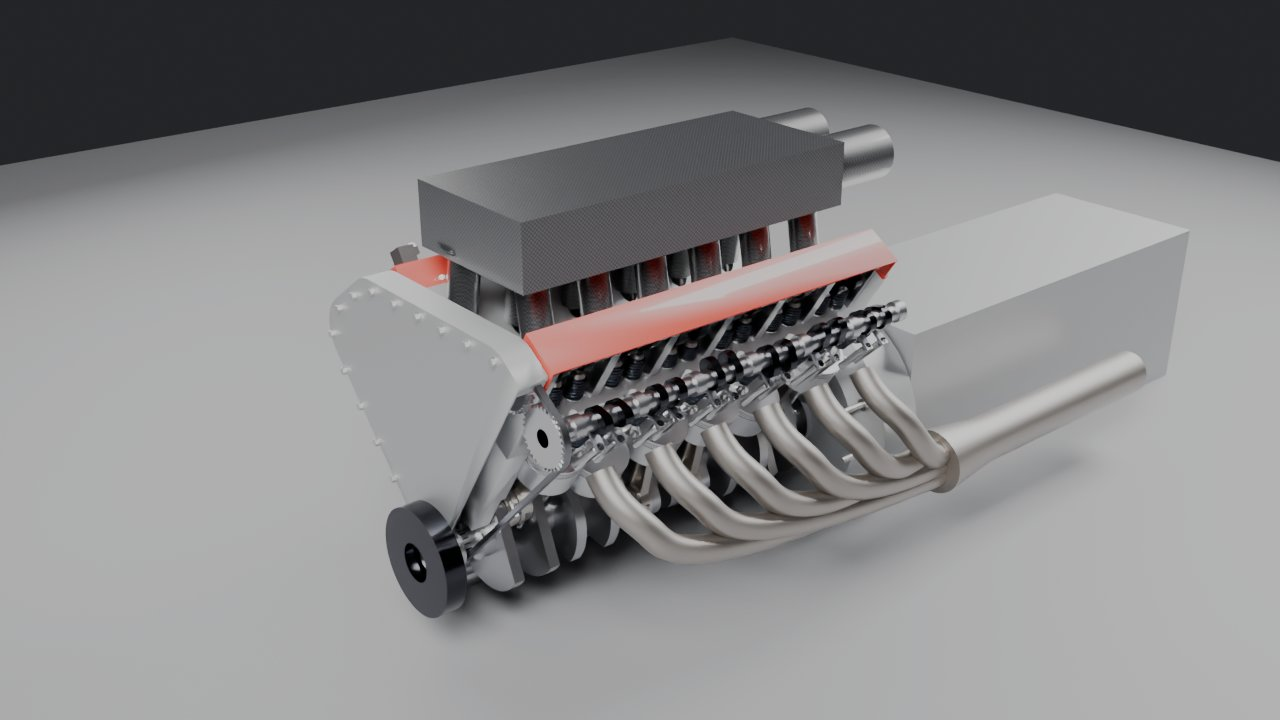
#> input picture f140hc/renders/cutaway_34.jpg, 1280 x 720 px
$ python measure_front.py ../renders/cutaway_34.jpg ../renders/cutaway_side.jpg
#> lines starting #> are read from the running program, lines starting #| are printed output that depends on the picture; after the words box and inside, x2 and y2 are one past the last pixel; in counts of white or black regions, pixels touching at a corner belong together
"""Front photo 11: cam cover cross-sections (red) and pod envelope (dark) in px."""
import sys, json
import numpy as np, cv2
src, d = sys.argv[1], sys.argv[2]
img = cv2.imread(src)
#> img is the input picture: shape (720, 1280, 3); mean B, G, R 132.3, 131.4, 131.8
hsv = cv2.cvtColor(img, cv2.COLOR_BGR2HSV)
#> hsv: shape (720, 1280, 3); mean H, S, V 67.8, 11, 133.8
H, S, V = [hsv[..., i].astype(int) for i in range(3)]
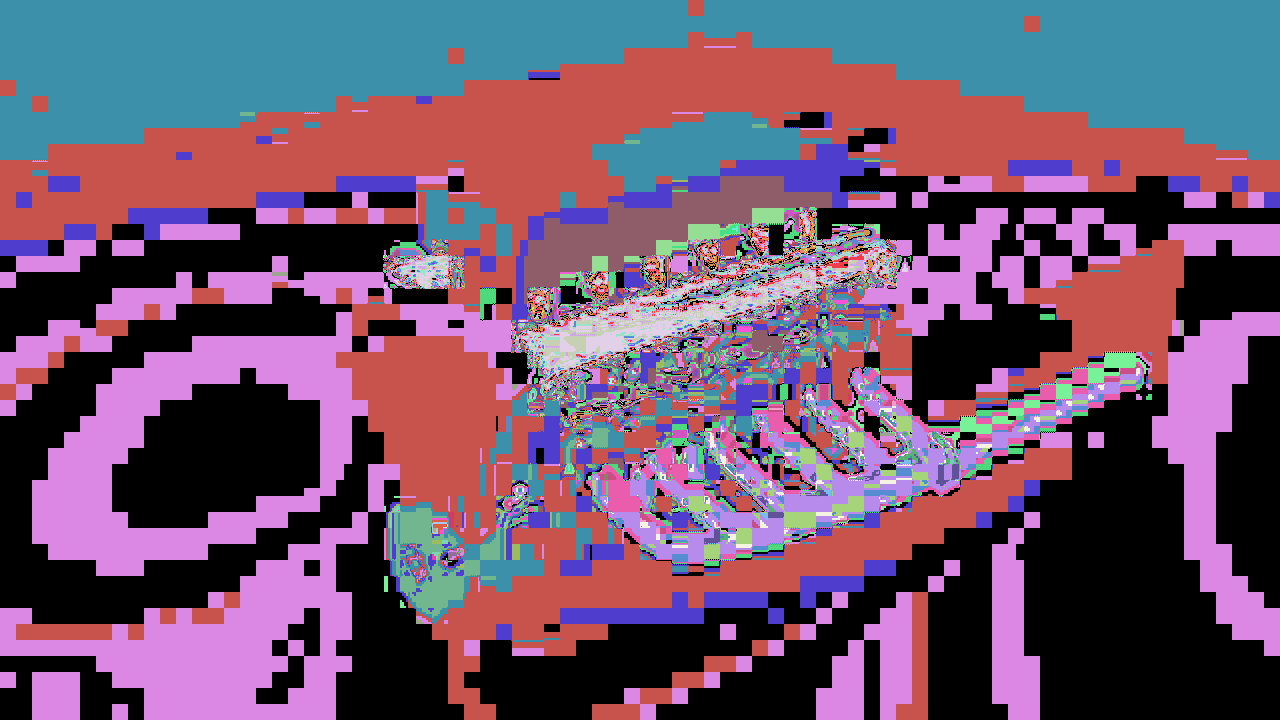
#> H: shape (720, 1280) int64; 142 distinct labels, from 0 to 179; one colour per label, 0 black
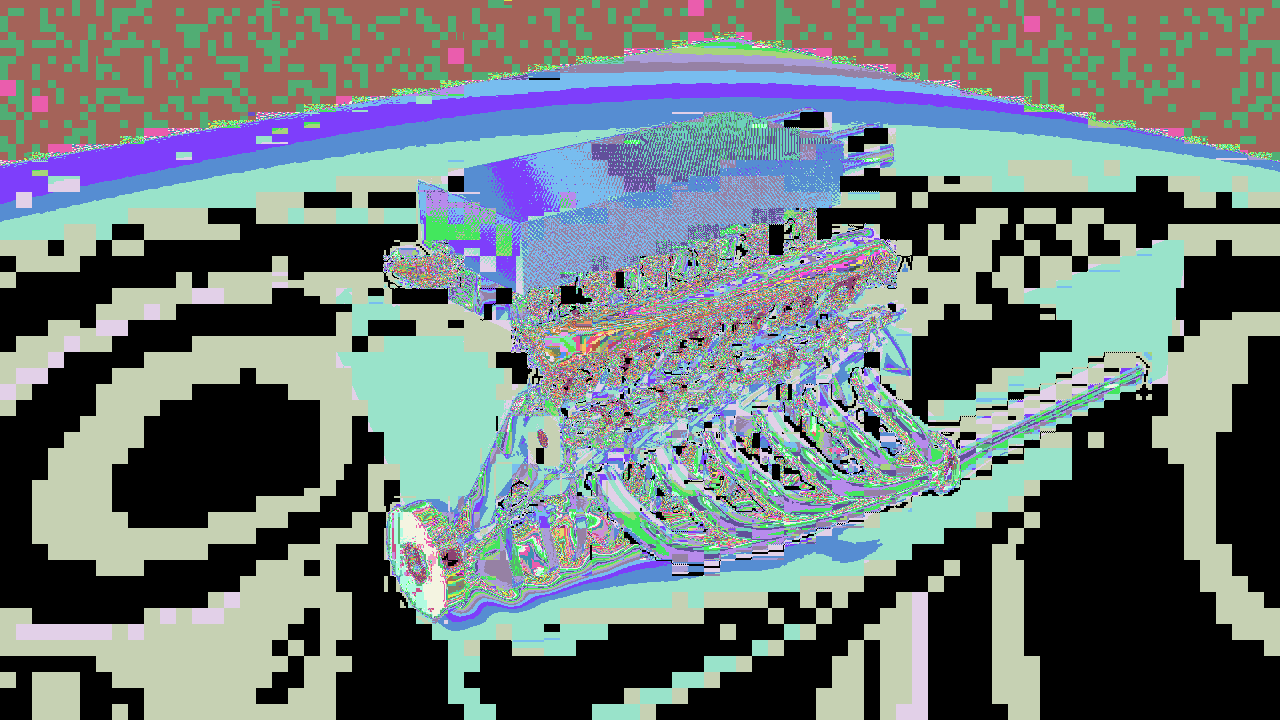
#> S: shape (720, 1280) int64; 250 distinct labels, from 0 to 255; one colour per label, 0 black
red = (((H <= 8) | (H >= 170)) & (S > 110) & (V > 90)).astype(np.uint8)
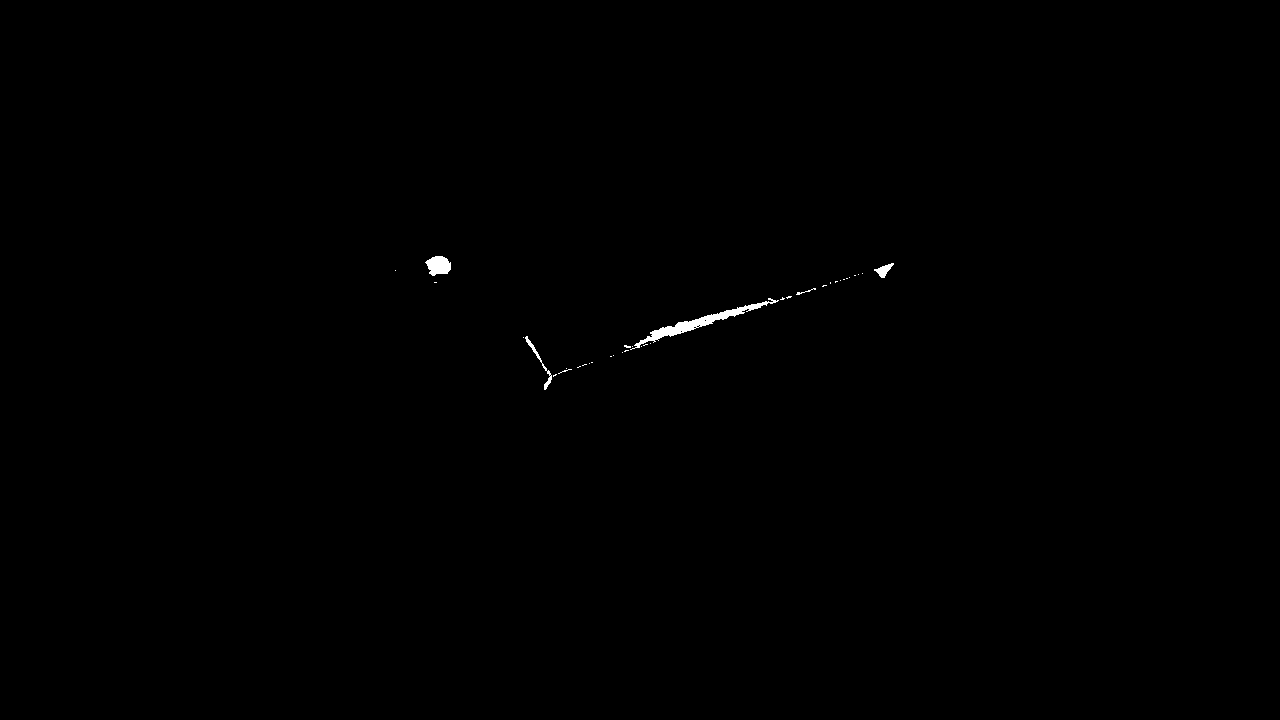
#> red: shape (720, 1280); values 0 (black) and 1 (white), 0.2% white; 36 white regions (31 under 20 px), largest, box (x1, y1, x2, y2) and area: (630, 298, 779, 350) 1050, (425, 256, 451, 276) 373, (525, 336, 552, 390) 172, (874, 263, 894, 278) 136, (796, 288, 816, 295) 31
red = cv2.morphologyEx(red, cv2.MORPH_CLOSE, np.ones((7, 7), np.uint8))
#> red: shape (720, 1280); values 0 (black) and 1 (white), 0.22% white; 24 white regions (18 under 20 px), largest, box (x1, y1, x2, y2) and area: (624, 298, 779, 352) 1196, (425, 256, 451, 283) 386, (523, 336, 557, 390) 193, (874, 263, 894, 278) 136, (796, 288, 816, 295) 33, (780, 296, 792, 300) 23
k, lab, st, cen = cv2.connectedComponentsWithStats(red, 8)
#> lab: shape (720, 1280) int32; 25 distinct labels, from 0 to 24
#> k = 25; st = 25 rows, first 6: [0, 0, 1280, 720, 919571], [425, 256, 26, 27, 386], [874, 263, 20, 15, 136], [395, 270, 1, 1, 1], [862, 273, 1, 1, 1], [854, 275, 2, 1, 2]; cen = 25 pairs, first value 395 to 883.5, second value 265.5 to 370.3
big = sorted(range(1, k), key=lambda i: -st[i, cv2.CC_STAT_AREA])[:2]
#> big = [15, 1]
covs = sorted(big, key=lambda i: cen[i][0])
#> covs = [1, 15]
dark = ((V < 70) & (S < 90)).astype(np.uint8)
#> dark: shape (720, 1280); values 0 (black) and 1 (white), 17.7% white; 275 white regions (218 under 20 px), largest, box (x1, y1, x2, y2) and area: (0, 0, 1280, 165) 129984, (432, 475, 646, 609) 9065, (700, 303, 813, 394) 2400
dark = cv2.morphologyEx(dark, cv2.MORPH_CLOSE, np.ones((9, 9), np.uint8))
#> dark: shape (720, 1280); values 0 (black) and 1 (white), 19.2% white; 56 white regions (37 under 20 px), largest, box (x1, y1, x2, y2) and area: (0, 0, 1280, 165) 130034, (511, 272, 893, 461) 20114, (412, 475, 648, 609) 11849
top_red = min(st[i, cv2.CC_STAT_TOP] for i in covs)
#> top_red = 256
band = np.zeros_like(dark); band[:top_red + 40, :] = 1
k2, lab2, st2, _ = cv2.connectedComponentsWithStats(dark & band, 8)
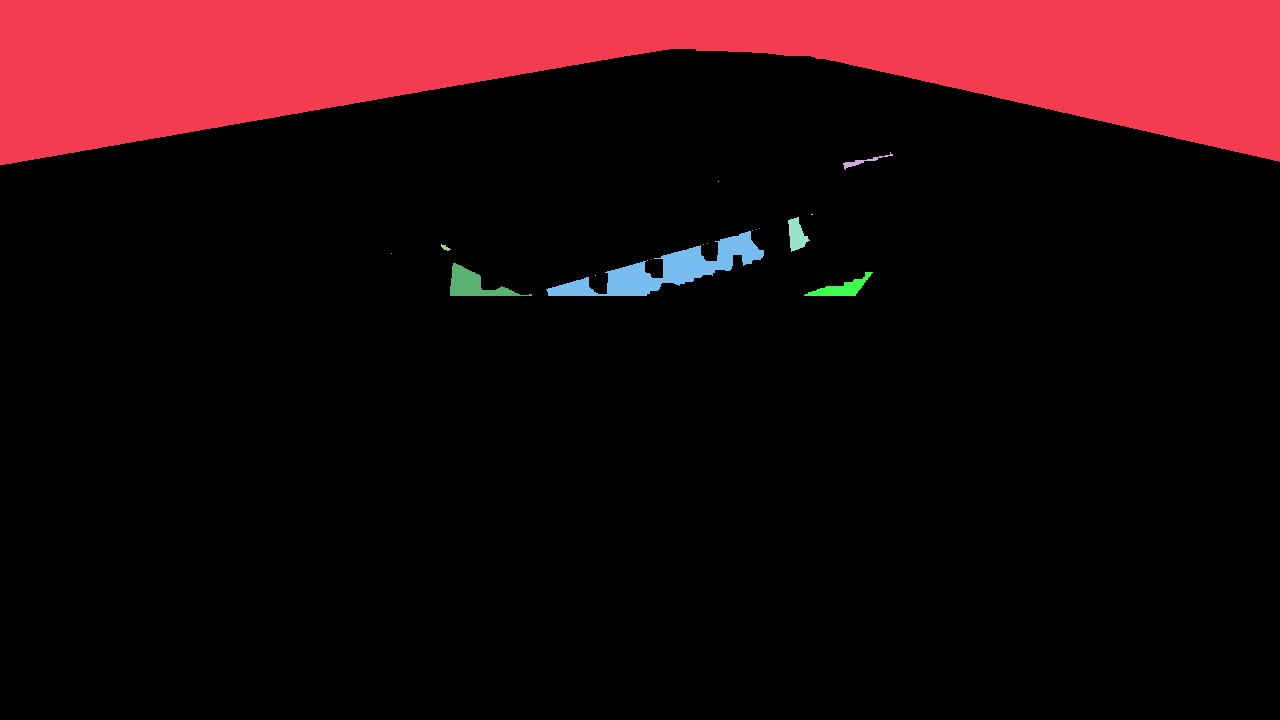
#> lab2: shape (720, 1280) int32; 19 distinct labels, from 0 to 18; one colour per label, 0 black
#> k2 = 19; st2 = 19 rows, first 6: [0, 49, 1280, 671, 784653], [0, 0, 1280, 165, 130034], [843, 152, 50, 18, 157], [718, 181, 1, 1, 1], [811, 214, 2, 1, 2], [788, 217, 22, 35, 441]
pod_ids = [i for i in range(1, k2) if st2[i, cv2.CC_STAT_AREA] > 3000]
#> pod_ids = [1, 8]
pods = np.isin(lab2, pod_ids).astype(np.uint8)
#> pods: shape (720, 1280); values 0 (black) and 1 (white), 14.6% white; 2 white regions, box (x1, y1, x2, y2) and area: (0, 0, 1280, 165) 130034, (546, 231, 764, 296) 4583
res = {}
for name, i in zip(("left", "right"), covs):
    x, y, w, h, a = [int(v) for v in st[i]]
    m = (lab == i)
    tops = [int(np.nonzero(m[:, xx])[0].min()) for xx in range(x, x + w)]
    bots = [int(np.nonzero(m[:, xx])[0].max()) for xx in range(x, x + w)]
    res[name] = dict(bbox=[x, y, w, h], top_profile=tops[::4], bottom_profile=bots[::4])
#> this loop made 2 passes
#> (name, i, x, y, w, h, a) on passes 1 to 2: ('left', 1, 425, 256, 26, 27, 386), ('right', 15, 624, 298, 155, 54, 1196)
#> after the loop, res = 2 items
ys, xs = np.nonzero(pods)
res["pods_bbox"] = [int(xs.min()), int(ys.min()), int(xs.max() - xs.min()), int(ys.max() - ys.min())]
cols = range(xs.min(), xs.max() + 1)
res["pods_top"] = [(int(c), int(np.nonzero(pods[:, c])[0].min())) for c in cols if pods[:, c].any()][::6]
ov = img.copy()
for m, col in (((np.isin(lab, covs)).astype(np.uint8), (255, 0, 255)), (pods, (0, 255, 0))):
    cs, _ = cv2.findContours(m, cv2.RETR_EXTERNAL, cv2.CHAIN_APPROX_NONE)
    cv2.drawContours(ov, cs, -1, col, 2)
#> this loop made 2 passes
#> col on passes 1 to 2: (255, 0, 255), (0, 255, 0)
#> ov: shape (720, 1280, 3); 1.18% of pixels changed, all inside (x1, y1, x2, y2) = (0, 0, 1280, 353)
cv2.imwrite(d + "/front_overlay.jpg", cv2.resize(ov[200:800, 450:1350], (900, 600)))
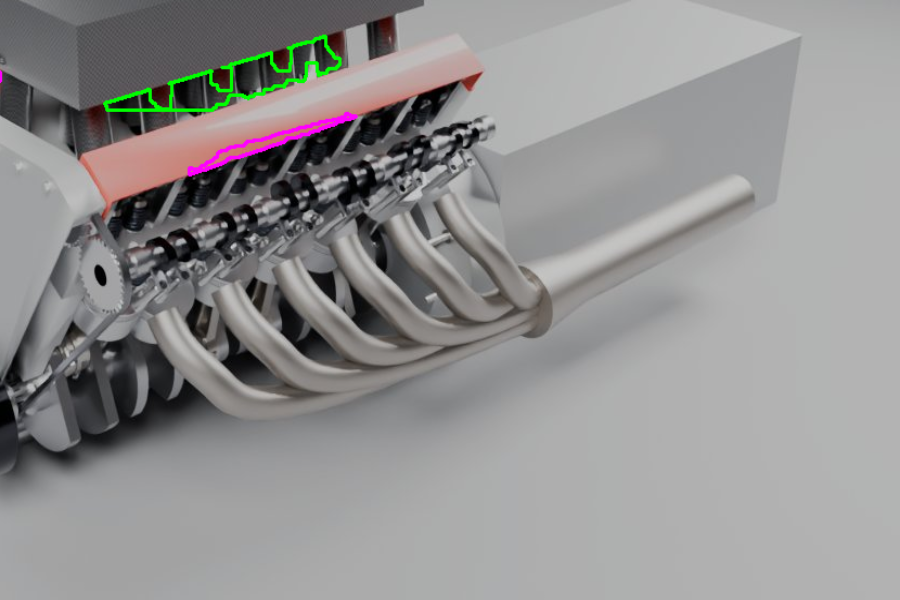
#> saved as front_overlay.jpg: shape (600, 900, 3); mean B, G, R 144.2, 144.4, 145.4
json.dump(res, open(d + "/front.json", "w"))
for nm in ("left", "right"):
    print(nm, "cover bbox (x,y,w,h):", res[nm]["bbox"])
#> this loop made 2 passes
#| left cover bbox (x,y,w,h): [425, 256, 26, 27]
#| right cover bbox (x,y,w,h): [624, 298, 155, 54]
print("pods bbox:", res["pods_bbox"])
#| pods bbox: [0, 0, 1279, 295]
print("pods top (col,row):", res["pods_top"][::4])
#> (printed output is left out)
